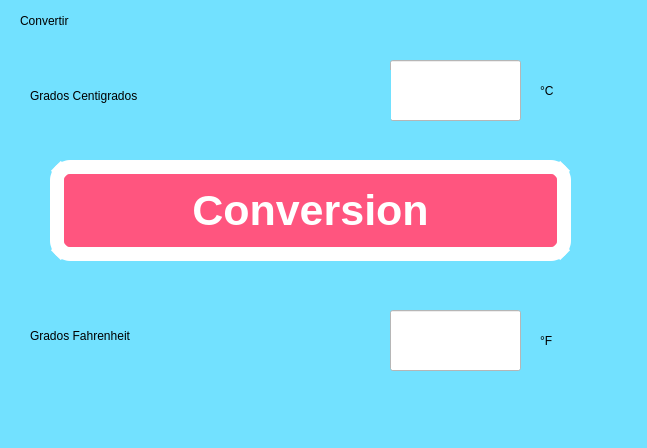
<?xml version="1.0" encoding="UTF-8"?>
<ui version="4.0">
 <class>MainWindow</class>
 <widget class="QMainWindow" name="MainWindow">
  <property name="geometry">
   <rect>
    <x>0</x>
    <y>0</y>
    <width>647</width>
    <height>448</height>
   </rect>
  </property>
  <property name="windowTitle">
   <string>MainWindow</string>
  </property>
  <property name="styleSheet">
   <string notr="true">background-color: rgb(114, 225, 255);
</string>
  </property>
  <widget class="QWidget" name="centralwidget">
   <widget class="QPushButton" name="btn_conversion">
    <property name="geometry">
     <rect>
      <x>50</x>
      <y>160</y>
      <width>521</width>
      <height>101</height>
     </rect>
    </property>
    <property name="font">
     <font>
      <pointsize>32</pointsize>
      <weight>75</weight>
      <bold>true</bold>
     </font>
    </property>
    <property name="styleSheet">
     <string notr="true">background-color: rgb(255, 85, 127);
color: rgb(255, 255, 255);
border-radius:20px;
border: 14px solid white;</string>
    </property>
    <property name="text">
     <string>Conversion</string>
    </property>
   </widget>
   <widget class="QLineEdit" name="txt_cent">
    <property name="geometry">
     <rect>
      <x>390</x>
      <y>60</y>
      <width>131</width>
      <height>61</height>
     </rect>
    </property>
    <property name="styleSheet">
     <string notr="true">background-color: rgb(255, 255, 255);
font: 36pt &quot;MS Shell Dlg 2&quot;;</string>
    </property>
    <property name="text">
     <string/>
    </property>
    <property name="alignment">
     <set>Qt::AlignCenter</set>
    </property>
   </widget>
   <widget class="QLineEdit" name="txt_fahr">
    <property name="geometry">
     <rect>
      <x>390</x>
      <y>310</y>
      <width>131</width>
      <height>61</height>
     </rect>
    </property>
    <property name="styleSheet">
     <string notr="true">background-color: rgb(255, 255, 255);
font: 36pt &quot;MS Shell Dlg 2&quot;;</string>
    </property>
    <property name="text">
     <string/>
    </property>
    <property name="alignment">
     <set>Qt::AlignCenter</set>
    </property>
   </widget>
   <widget class="QLabel" name="label">
    <property name="geometry">
     <rect>
      <x>20</x>
      <y>0</y>
      <width>231</width>
      <height>41</height>
     </rect>
    </property>
    <property name="styleSheet">
     <string notr="true">font: 75 24pt &quot;MS Shell Dlg 2&quot;;</string>
    </property>
    <property name="text">
     <string>Convertir</string>
    </property>
   </widget>
   <widget class="QLabel" name="label_2">
    <property name="geometry">
     <rect>
      <x>30</x>
      <y>70</y>
      <width>361</width>
      <height>51</height>
     </rect>
    </property>
    <property name="styleSheet">
     <string notr="true">font: 75 24pt &quot;MS Shell Dlg 2&quot;;</string>
    </property>
    <property name="text">
     <string>Grados Centigrados</string>
    </property>
   </widget>
   <widget class="QLabel" name="label_3">
    <property name="geometry">
     <rect>
      <x>540</x>
      <y>70</y>
      <width>101</width>
      <height>41</height>
     </rect>
    </property>
    <property name="styleSheet">
     <string notr="true">font: 75 24pt &quot;MS Shell Dlg 2&quot;;</string>
    </property>
    <property name="text">
     <string>°C</string>
    </property>
   </widget>
   <widget class="QLabel" name="label_4">
    <property name="geometry">
     <rect>
      <x>30</x>
      <y>310</y>
      <width>341</width>
      <height>51</height>
     </rect>
    </property>
    <property name="styleSheet">
     <string notr="true">font: 75 24pt &quot;MS Shell Dlg 2&quot;;</string>
    </property>
    <property name="text">
     <string>Grados Fahrenheit</string>
    </property>
   </widget>
   <widget class="QLabel" name="label_5">
    <property name="geometry">
     <rect>
      <x>540</x>
      <y>320</y>
      <width>101</width>
      <height>41</height>
     </rect>
    </property>
    <property name="styleSheet">
     <string notr="true">font: 75 24pt &quot;MS Shell Dlg 2&quot;;</string>
    </property>
    <property name="text">
     <string>°F</string>
    </property>
   </widget>
  </widget>
  <widget class="QMenuBar" name="menubar">
   <property name="geometry">
    <rect>
     <x>0</x>
     <y>0</y>
     <width>647</width>
     <height>26</height>
    </rect>
   </property>
  </widget>
  <widget class="QStatusBar" name="statusbar"/>
 </widget>
 <resources/>
 <connections/>
</ui>
